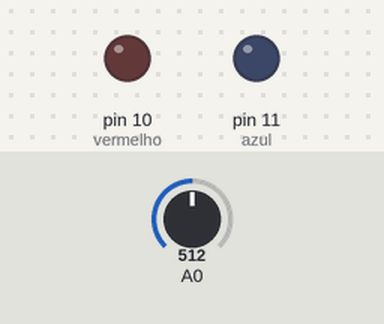
Bench run of a sketch on a simulated Arduino Uno, built with avr-gcc and run on an emulated ATmega328P. Shown: output pins drawn as LEDs (lit = HIGH). Dashed ring = blinking. Inputs (shaded band) come from the test bench; at power-on: A0 = 512. Random numbers use the default seed unless the sketch sets one.

Above: at 1.2 s.
1.3 s: A0 set to 716
At 1.57 s:
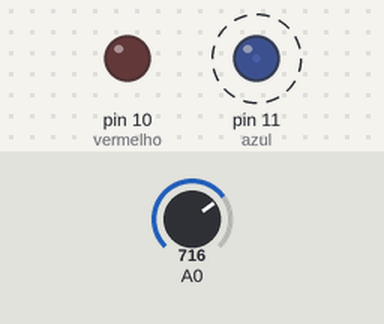
At 2.02 s:
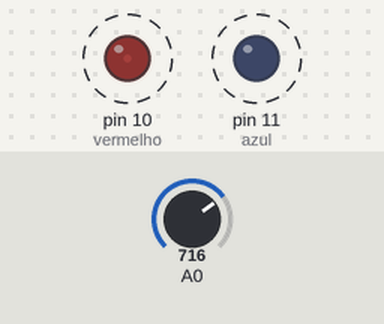
4.3 s: A0 set to 511
At 4.72 s:
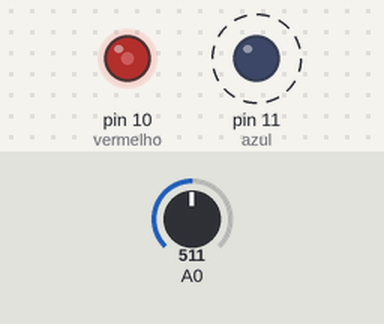
7.3 s: A0 set to 306
10.3 s: A0 set to 0
13.3 s: A0 set to 1023
Timing chart, 0 to 17.3 s (numbered marks = the images above; inputs shaded):
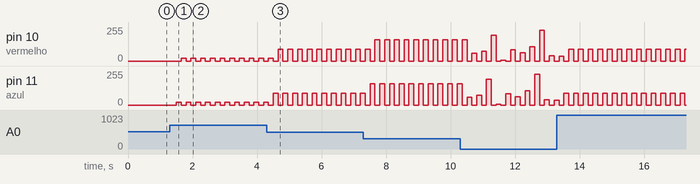

Measured:
- after the input at 1.3 s, pin 10 (vermelho): alternates 20/255 for 0.15 s and 0/255 for 0.15 s, starting after 0.35 s; pin 11 (azul): alternates 20/255 for 0.15 s and 0/255 for 0.15 s, starting after 0.20 s

The sketch:

Led_Luz_Emergencia.ino
```cpp
byte azul = 11;
byte vermelho = 10;
int tempo = 75;
void setup() {
  pinMode(azul, OUTPUT);
  pinMode(vermelho, OUTPUT);
}

void loop() {
  /* A ideia é utilizar o random pra determinar a intensidade do led,
  mas o efeito em si é produzido acesdendo e apagando cada Led duas vezes*/
  randomSeed(analogRead(0));
  int intensidade = random(256);
  for(int x=0; x<2; x++){
    analogWrite(azul, intensidade);
    delay(tempo);
    analogWrite(azul, 0);
  }
  for(int x=0; x<2; x++){
    analogWrite(vermelho, intensidade);
    delay(tempo);
    analogWrite(vermelho, 0);
}}
```
